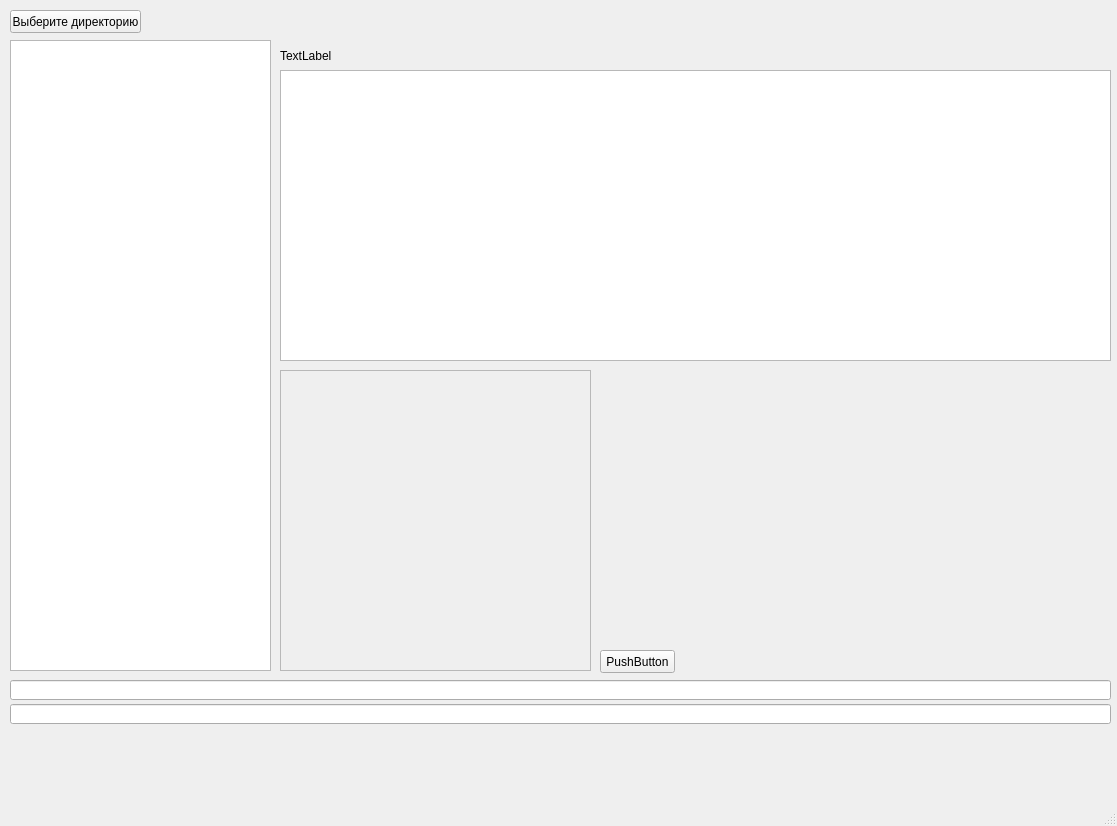
<?xml version="1.0" encoding="UTF-8"?>
<ui version="4.0">
 <class>MainWindow</class>
 <widget class="QMainWindow" name="MainWindow">
  <property name="geometry">
   <rect>
    <x>0</x>
    <y>0</y>
    <width>1117</width>
    <height>826</height>
   </rect>
  </property>
  <property name="windowTitle">
   <string>ГЕОФото</string>
  </property>
  <widget class="QWidget" name="centralwidget">
   <widget class="QPushButton" name="pushButtonDir">
    <property name="geometry">
     <rect>
      <x>10</x>
      <y>10</y>
      <width>131</width>
      <height>23</height>
     </rect>
    </property>
    <property name="text">
     <string>Выберите директорию</string>
    </property>
   </widget>
   <widget class="QListView" name="listView">
    <property name="geometry">
     <rect>
      <x>10</x>
      <y>40</y>
      <width>261</width>
      <height>631</height>
     </rect>
    </property>
   </widget>
   <widget class="QLabel" name="label">
    <property name="geometry">
     <rect>
      <x>280</x>
      <y>40</y>
      <width>391</width>
      <height>31</height>
     </rect>
    </property>
    <property name="text">
     <string>TextLabel</string>
    </property>
    <property name="scaledContents">
     <bool>false</bool>
    </property>
    <property name="indent">
     <number>-1</number>
    </property>
   </widget>
   <widget class="QLabel" name="label_2">
    <property name="geometry">
     <rect>
      <x>280</x>
      <y>370</y>
      <width>311</width>
      <height>301</height>
     </rect>
    </property>
    <property name="cursor">
     <cursorShape>ArrowCursor</cursorShape>
    </property>
    <property name="frameShape">
     <enum>QFrame::StyledPanel</enum>
    </property>
    <property name="lineWidth">
     <number>1</number>
    </property>
    <property name="text">
     <string/>
    </property>
    <property name="scaledContents">
     <bool>true</bool>
    </property>
   </widget>
   <widget class="QTableWidget" name="tableWidget">
    <property name="geometry">
     <rect>
      <x>280</x>
      <y>70</y>
      <width>831</width>
      <height>291</height>
     </rect>
    </property>
   </widget>
   <widget class="QLineEdit" name="lineEditTo">
    <property name="geometry">
     <rect>
      <x>10</x>
      <y>704</y>
      <width>1101</width>
      <height>20</height>
     </rect>
    </property>
   </widget>
   <widget class="QPushButton" name="pushButton1">
    <property name="geometry">
     <rect>
      <x>600</x>
      <y>650</y>
      <width>75</width>
      <height>23</height>
     </rect>
    </property>
    <property name="text">
     <string>PushButton</string>
    </property>
   </widget>
   <widget class="QLineEdit" name="lineEditFrom">
    <property name="geometry">
     <rect>
      <x>10</x>
      <y>680</y>
      <width>1101</width>
      <height>20</height>
     </rect>
    </property>
   </widget>
  </widget>
  <widget class="QMenuBar" name="menubar">
   <property name="geometry">
    <rect>
     <x>0</x>
     <y>0</y>
     <width>1117</width>
     <height>21</height>
    </rect>
   </property>
  </widget>
  <widget class="QStatusBar" name="statusbar"/>
 </widget>
 <resources/>
 <connections/>
</ui>
